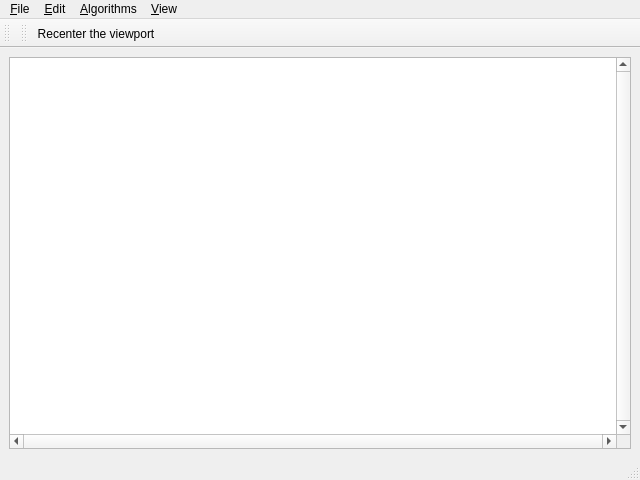
<?xml version="1.0" encoding="UTF-8"?>
<ui version="4.0">
 <author>GeometryFactory</author>
 <class>Delaunay_graph_of_ellipses_2</class>
 <widget class="QMainWindow" name="Delaunay_graph_of_ellipses_2">
  <property name="geometry">
   <rect>
    <x>0</x>
    <y>0</y>
    <width>640</width>
    <height>480</height>
   </rect>
  </property>
  <property name="windowTitle">
   <string>CGAL 2D Delaunay graph of ellipses</string>
  </property>
  <property name="windowIcon">
   <iconset>
    <normaloff>:/cgal/logos/cgal_icon</normaloff>:/cgal/logos/cgal_icon</iconset>
  </property>
  <widget class="QWidget" name="centralwidget">
   <layout class="QHBoxLayout">
    <item>
     <widget class="QSplitter" name="splitter">
      <property name="orientation">
       <enum>Qt::Horizontal</enum>
      </property>
      <widget class="QGraphicsView" name="graphicsView">
       <property name="sizePolicy">
        <sizepolicy hsizetype="Expanding" vsizetype="Expanding">
         <horstretch>2</horstretch>
         <verstretch>0</verstretch>
        </sizepolicy>
       </property>
       <property name="focusPolicy">
        <enum>Qt::StrongFocus</enum>
       </property>
       <property name="verticalScrollBarPolicy">
        <enum>Qt::ScrollBarAlwaysOn</enum>
       </property>
       <property name="horizontalScrollBarPolicy">
        <enum>Qt::ScrollBarAlwaysOn</enum>
       </property>
       <property name="transformationAnchor">
        <enum>QGraphicsView::NoAnchor</enum>
       </property>
      </widget>
     </widget>
    </item>
   </layout>
  </widget>
  <widget class="QStatusBar" name="statusbar"/>
  <widget class="QToolBar" name="fileToolBar">
   <property name="windowTitle">
    <string>File Tools</string>
   </property>
   <attribute name="toolBarArea">
    <enum>TopToolBarArea</enum>
   </attribute>
   <attribute name="toolBarBreak">
    <bool>false</bool>
   </attribute>
  </widget>
  <widget class="QToolBar" name="toolBar">
   <property name="windowTitle">
    <string>Visualization Tools</string>
   </property>
   <attribute name="toolBarArea">
    <enum>TopToolBarArea</enum>
   </attribute>
   <attribute name="toolBarBreak">
    <bool>false</bool>
   </attribute>
   <addaction name="actionRecenter"/>
  </widget>
  <widget class="QMenuBar" name="menubar">
   <property name="geometry">
    <rect>
     <x>0</x>
     <y>0</y>
     <width>640</width>
     <height>22</height>
    </rect>
   </property>
   <widget class="QMenu" name="menuEdit">
    <property name="title">
     <string>&amp;Edit</string>
    </property>
    <addaction name="actionInsert_ellipse"/>
   </widget>
   <widget class="QMenu" name="menu_View">
    <property name="title">
     <string>&amp;View</string>
    </property>
    <addaction name="actionI_points"/>
    <addaction name="actionIds"/>
    <addaction name="actionBisectors"/>
    <addaction name="actionDelaunay_edges"/>
    <addaction name="separator"/>
    <addaction name="actionExport"/>
   </widget>
   <widget class="QMenu" name="menuFile">
    <property name="title">
     <string>&amp;File</string>
    </property>
    <addaction name="separator"/>
    <addaction name="actionNew"/>
    <addaction name="action_Open"/>
    <addaction name="actionBackground"/>
    <addaction name="action_Save"/>
    <addaction name="separator"/>
    <addaction name="actionQuit"/>
   </widget>
   <widget class="QMenu" name="menuAlg">
    <property name="title">
     <string>&amp;Algorithms</string>
    </property>
    <addaction name="separator"/>
    <addaction name="actionRecenter"/>
    <addaction name="actionCompute_graph"/>
    <addaction name="actionRandom_ellipse"/>
   </widget>
   <addaction name="menuFile"/>
   <addaction name="menuEdit"/>
   <addaction name="menuAlg"/>
   <addaction name="menu_View"/>
  </widget>
  <action name="actionAbout">
   <property name="text">
    <string>&amp;About</string>
   </property>
  </action>
  <action name="actionAboutCGAL">
   <property name="text">
    <string>About &amp;CGAL</string>
   </property>
  </action>
  <action name="actionQuit">
   <property name="text">
    <string>&amp;Quit</string>
   </property>
   <property name="shortcut">
    <string>Ctrl+Q</string>
   </property>
  </action>
  <action name="actionRecenter">
   <property name="icon">
    <iconset>
     <normaloff>:/cgal/Input/zoom-best-fit</normaloff>:/cgal/Input/zoom-best-fit</iconset>
   </property>
   <property name="text">
    <string>Re&amp;center the viewport</string>
   </property>
   <property name="shortcut">
    <string>Ctrl+R</string>
   </property>
  </action>
  <action name="actionInnerSkeleton">
   <property name="text">
    <string>Inner Skeleton</string>
   </property>
  </action>
  <action name="action_Open">
   <property name="text">
    <string>&amp;Open...</string>
   </property>
   <property name="shortcut">
    <string>Ctrl+O</string>
   </property>
  </action>
  <action name="actionInsert_ellipse">
   <property name="checkable">
    <bool>true</bool>
   </property>
   <property name="checked">
    <bool>false</bool>
   </property>
   <property name="text">
    <string>Insert &amp;ellipse</string>
   </property>
  </action>
  <action name="actionI_points">
   <property name="checkable">
    <bool>true</bool>
   </property>
   <property name="text">
    <string>i-points</string>
   </property>
   <property name="shortcut">
    <string>Ctrl+Shift+P</string>
   </property>
  </action>
  <action name="actionIds">
   <property name="checkable">
    <bool>true</bool>
   </property>
   <property name="text">
    <string>ids</string>
   </property>
   <property name="shortcut">
    <string>Ctrl+Shift+I</string>
   </property>
  </action>
  <action name="actionBisectors">
   <property name="checkable">
    <bool>true</bool>
   </property>
   <property name="checked">
    <bool>true</bool>
   </property>
   <property name="text">
    <string>&amp;Bisectors</string>
   </property>
   <property name="shortcut">
    <string>Ctrl+Shift+B</string>
   </property>
  </action>
  <action name="actionDelaunay_edges">
   <property name="checkable">
    <bool>true</bool>
   </property>
   <property name="checked">
    <bool>false</bool>
   </property>
   <property name="text">
    <string>&amp;Delaunay edges</string>
   </property>
   <property name="shortcut">
    <string>Ctrl+Shift+D</string>
   </property>
  </action>
  <action name="actionExport">
   <property name="text">
    <string>E&amp;xport pdf/ps...</string>
   </property>
   <property name="shortcut">
    <string>Ctrl+Shift+X</string>
   </property>
  </action>
  <action name="actionCompute_graph">
   <property name="checkable">
    <bool>true</bool>
   </property>
   <property name="checked">
    <bool>true</bool>
   </property>
   <property name="text">
    <string>Compute graph</string>
   </property>
  </action>
  <action name="actionNew">
   <property name="text">
    <string>New</string>
   </property>
   <property name="shortcut">
    <string>Ctrl+N</string>
   </property>
  </action>
  <action name="action_Save">
   <property name="text">
    <string>&amp;Save...</string>
   </property>
   <property name="shortcut">
    <string>Ctrl+S</string>
   </property>
  </action>
  <action name="actionBackground">
   <property name="text">
    <string>Background...</string>
   </property>
  </action>
  <action name="actionRandom_ellipse">
   <property name="text">
    <string>Random ellipse</string>
   </property>
   <property name="shortcut">
    <string>Ctrl+E</string>
   </property>
  </action>
 </widget>
 <resources/>
 <connections/>
</ui>
